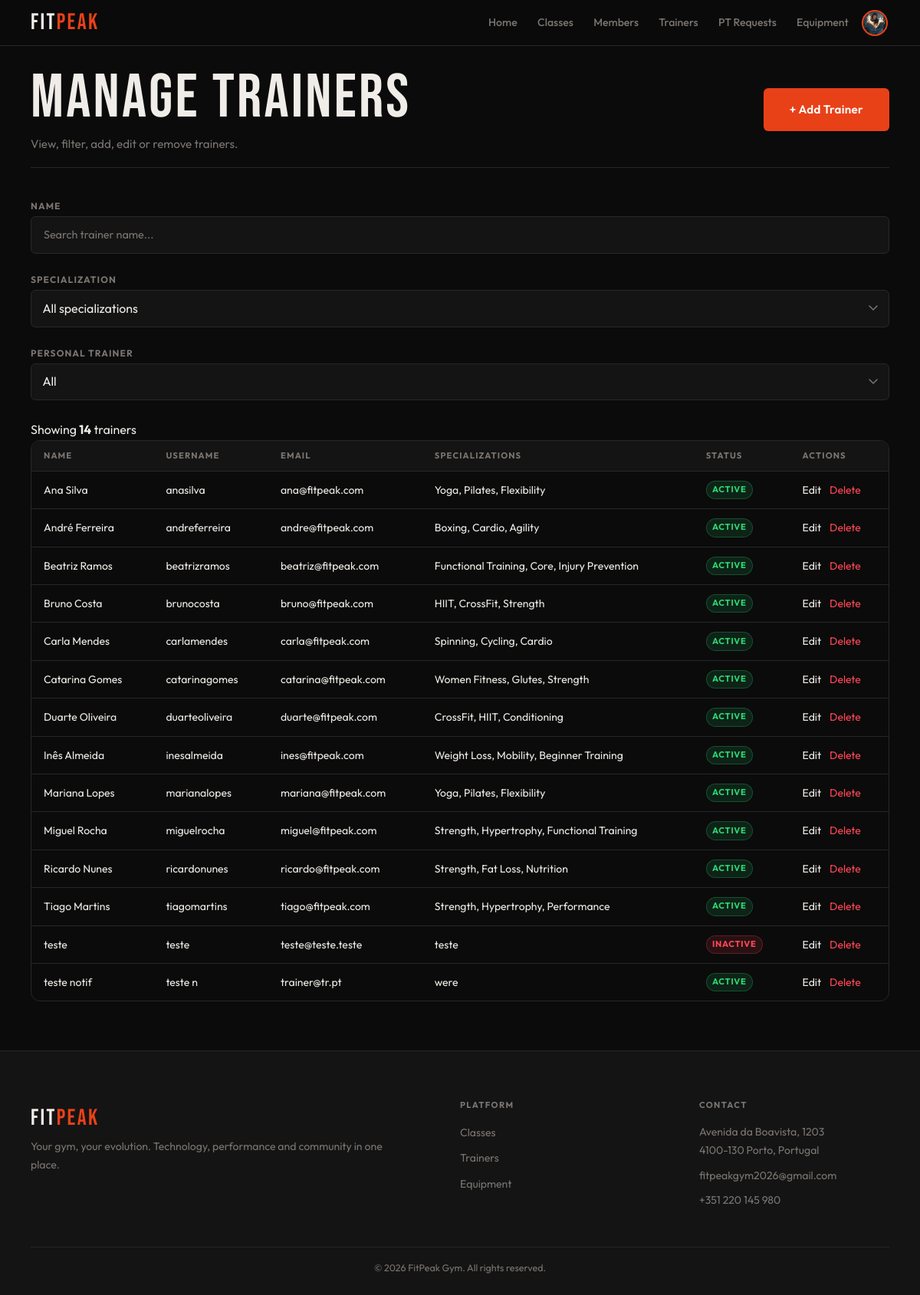
/admin/trainers.php?error=notfound (signed in), run on the app's committed database.
### tables this page shows
CREATE TABLE users (
    id INTEGER PRIMARY KEY AUTOINCREMENT,
    name TEXT NOT NULL,
    username TEXT UNIQUE NOT NULL,
    email TEXT UNIQUE NOT NULL,
    password TEXT NOT NULL,
    role TEXT NOT NULL DEFAULT 'member' CHECK(role IN ('member','trainer','admin')),
    is_admin INTEGER NOT NULL DEFAULT 0,
    photo TEXT DEFAULT NULL,
    active INTEGER NOT NULL DEFAULT 1,
    created_at DATETIME DEFAULT CURRENT_TIMESTAMP
);

### db/trainers.php (called while the page is built, shortened)
<?php
function getAllTrainers($pdo, $filters = []) {
    $sql = "
        SELECT
            u.id,
            u.name,
            u.username,
            u.email,
            u.photo,
            u.active,
            u.is_admin,
            tp.bio,
            tp.specializations,
            tp.certifications,
            tp.is_pt,
            tp.pt_description,
            tp.pt_hourly_rate,
            tp.pt_available,
            COALESCE(ROUND(AVG(r.rating), 1), 0) AS rating,
            COUNT(r.id) AS review_count
        FROM users u
        LEFT JOIN trainer_profiles tp ON u.id = tp.user_id
        LEFT JOIN class_schedules cs ON cs.trainer_id = u.id
        LEFT JOIN class_sessions sess ON sess.schedule_id = cs.id
        LEFT JOIN reviews r ON r.session_id = sess.id
        WHERE u.role = 'trainer'
    ";
    $params = [];
    $sql .= "
        GROUP BY u.id
        ORDER BY u.name ASC
    ";
    $stmt = $pdo->prepare($sql);
    $stmt->execute($params);
    return $stmt->fetchAll(PDO::FETCH_ASSOC);
}
?>

### template/trainers.php (the view, shortened to what this page needs)
    <?php
function output_trainers_admin_table($trainers) {
    foreach ($trainers as $t) {
        $id = (int)$t['id'];
        ?>
        <tr>
            <td><?= htmlspecialchars($t['name']) ?></td>
            <td><?= htmlspecialchars($t['username']) ?></td>
            <td><?= htmlspecialchars($t['email']) ?></td>
            <td><?= htmlspecialchars(substr($t['specializations'] ?? '', 0, 50)) ?></td>
            <td>
                <div class="status-badges">
                    <?= $t['active']
                        ? '<span class="badge badge-success">Active</span>'
                        : '<span class="badge badge-danger">Inactive</span>'
                    ?>
                </div>
            </td>
            <td>
                <a href="edit_trainer.php?id=<?= $id ?>" class="action-link">Edit</a>
                <a href="delete_trainer.php?id=<?= $id ?>" class="action-link danger delete-trainer-link">Delete</a>
            </td>
        </tr>
        <?php
    }
}
    ?>

### css/base.css (style rules this page uses)
:root { --bg: #0b0b0b; --surface: #141414; --card: #1c1c1c; --border: #272727; --accent: #e84118; --accent-glow: rgba(232, 65, 24, 0.28); --text: #f0ede8; --muted: #7a7571; --success: #2ed573; --warning: #ffa502; --danger: #ff4757; --info: #1e90ff; --ff-display: 'Bebas Neue', sans-serif; --ff-body: 'Outfit', sans-serif; --sp-xs: 0.25rem; --sp-sm: 0.5rem; --sp-md: 1rem; --sp-lg: clamp(1rem, 3vw, 1.5rem); --sp-xl: clamp(1.5rem, 5vw, 2.5rem); --sp-2xl: clamp(2rem, 7vw, 4rem); --nav-h: 60px; --r-sm: 6px; --r-md: 12px; --r-pill: 999px; --touch: 44px; --max-w: 1200px; --shadow-a: 0 0 24px var(--accent-glow); --t: 0.22s cubic-bezier(0.4, 0, 0.2, 1); }
*, *::before, *::after { box-sizing: border-box; margin: 0; padding: 0; }
html { font-size: 16px; scroll-behavior: smooth; -webkit-text-size-adjust: 100%; }
body { font-family: var(--ff-body); background: var(--bg); color: var(--text); line-height: 1.6; min-height: 100dvh; display: flex; flex-direction: column; overflow-x: hidden; }
a { color: inherit; text-decoration: none; }

### css/components.css (style rules this page uses)
.badge { display: inline-flex; align-items: center; padding: 0.2em 0.65em; border-radius: var(--r-pill); font-size: 0.7rem; font-weight: 700; letter-spacing: 0.06em; text-transform: uppercase; white-space: nowrap; border: 1px solid transparent; }
.badge-success { background: rgba(46, 213, 115, 0.12); color: var(--success); border-color: rgba(46, 213, 115, 0.25); }
.badge-danger { background: rgba(255, 71, 87, 0.12); color: var(--danger); border-color: rgba(255, 71, 87, 0.25); }
tbody tr { border-bottom: 1px solid var(--border); transition: background var(--t); }
tbody tr:last-child { border-bottom: none; }
tbody td { padding: 0.75rem 1rem; vertical-align: middle; }
.status-badges { display: flex; align-items: center; gap: 0.4rem; flex-wrap: nowrap; white-space: nowrap; }

### css/pages/admin_trainers.css (style rules this page uses)
.action-link.danger { color: var(--danger); margin-left: 0.5rem; }

### data on the page
users: name "Ana Silva", username "anasilva", email "ana@fitpeak.com", specializations "Yoga, Pilates, Flexibility", active "ACTIVE"
users: name "André Ferreira", username "andreferreira", email "andre@fitpeak.com", specializations "Boxing, Cardio, Agility", active "ACTIVE"
users: name "Beatriz Ramos", username "beatrizramos", email "beatriz@fitpeak.com", specializations "Functional Training, Core, Injury Prevention", active "ACTIVE"
users: name "Bruno Costa", username "brunocosta", email "bruno@fitpeak.com", specializations "HIIT, CrossFit, Strength", active "ACTIVE"
users: name "Carla Mendes", username "carlamendes", email "carla@fitpeak.com", specializations "Spinning, Cycling, Cardio", active "ACTIVE"
users: name "Catarina Gomes", username "catarinagomes", email "catarina@fitpeak.com", specializations "Women Fitness, Glutes, Strength", active "ACTIVE"
users: name "Duarte Oliveira", username "duarteoliveira", email "duarte@fitpeak.com", specializations "CrossFit, HIIT, Conditioning", active "ACTIVE"
users: name "Inês Almeida", username "inesalmeida", email "ines@fitpeak.com", specializations "Weight Loss, Mobility, Beginner Training", active "ACTIVE"
users: name "Mariana Lopes", username "marianalopes", email "mariana@fitpeak.com", specializations "Yoga, Pilates, Flexibility", active "ACTIVE"
users: name "Miguel Rocha", username "miguelrocha", email "miguel@fitpeak.com", specializations "Strength, Hypertrophy, Functional Training", active "ACTIVE"
users: name "Ricardo Nunes", username "ricardonunes", email "ricardo@fitpeak.com", specializations "Strength, Fat Loss, Nutrition", active "ACTIVE"
users: name "Tiago Martins", username "tiagomartins", email "tiago@fitpeak.com", specializations "Strength, Hypertrophy, Performance", active "ACTIVE"
users: name "teste", username "teste", email "teste@teste.teste", specializations "teste", active "INACTIVE"
users: name "teste notif", username "teste n", email "trainer@tr.pt", specializations "were", active "ACTIVE"

### other printed values
count($trainers) "14"
